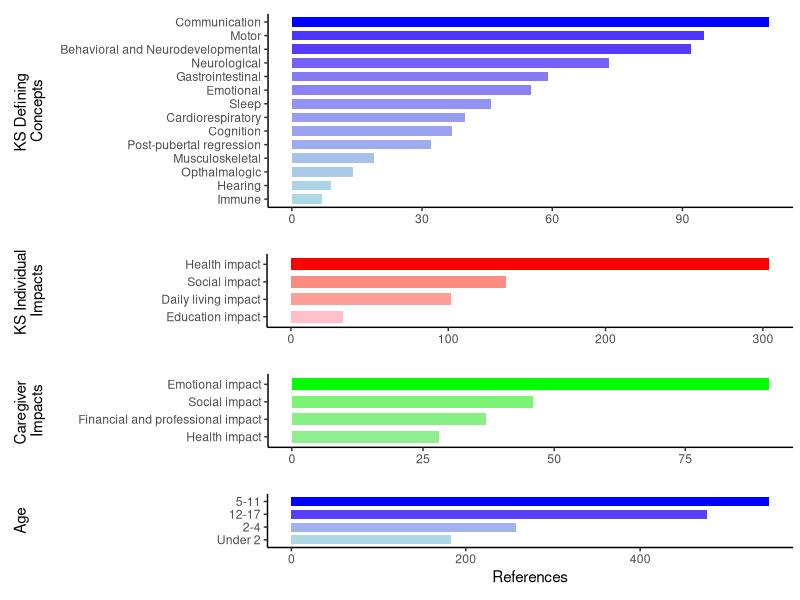
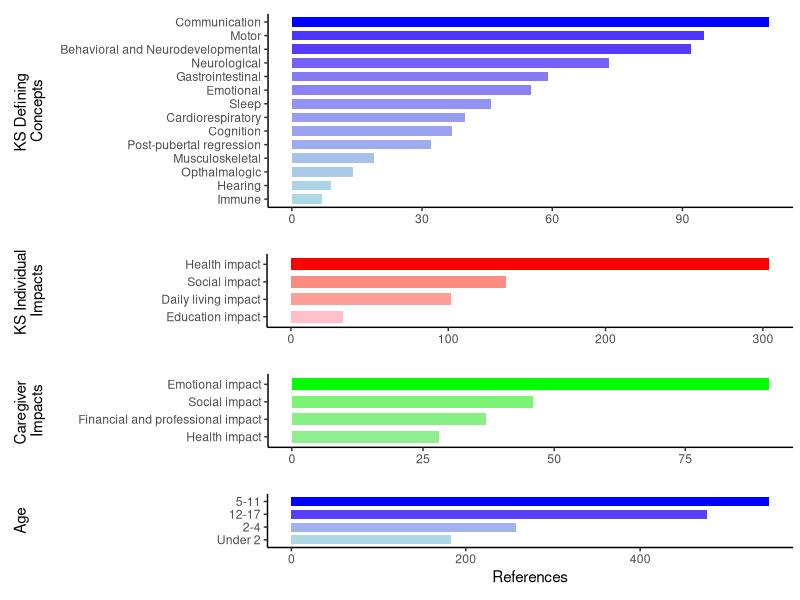
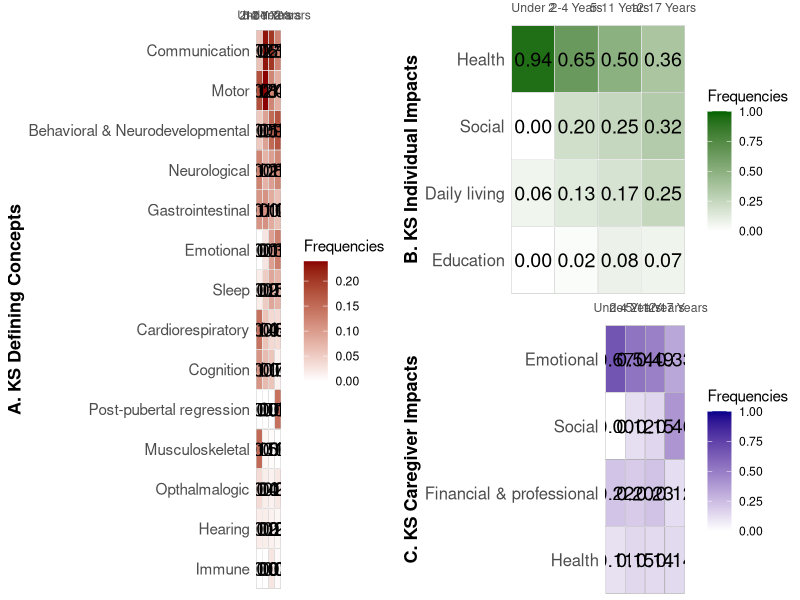
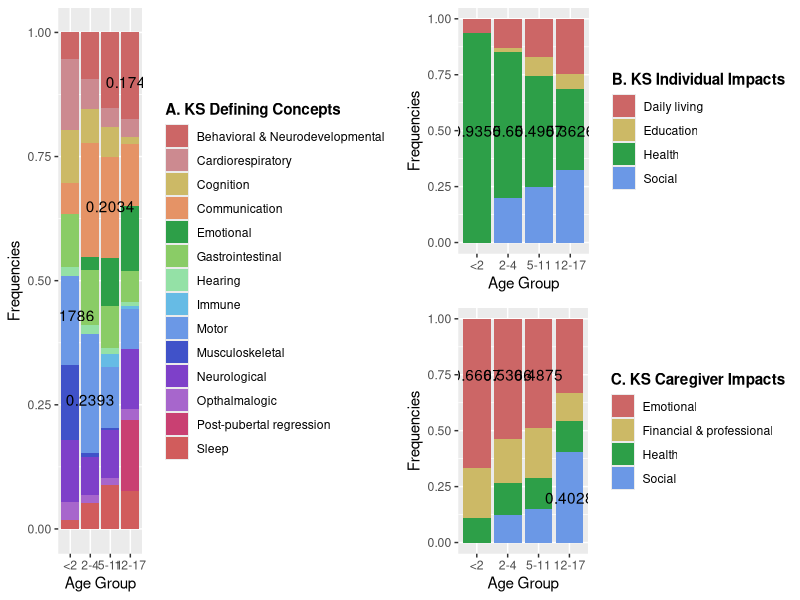

The R source for these figures, in order:
## ---- chunk 1
library(readxl)
library(dplyr)
library(ggplot2)
library(gridExtra)

# Data cleaning
KSdata <- read_excel("KS_data.xlsx", sheet = 1)

KSD <- KSdata[2:15, ]
KSD1 <- KSD |>
  select(c("...1", "Total references"))
colnames(KSD1) <- c("KDC", "total")

KSI <- KSdata[18:21, ]
KSI1 <- KSI |>
  select(c("...1", "Total references"))
colnames(KSI1) <- c("KII", "total")

CI <- KSdata[24:27, ]
CI1 <- CI |>
  select(c("...1", "Total references"))
colnames(CI1) <- c("CI", "total")

Age <- KSdata |>
  select(c(2:5))
Age <- colSums(Age, na.rm = TRUE)
Age <- as.data.frame(t(Age))
rownames(Age) <- 'total'
colnames(Age) <- c("Under 2", "2-4", "5-11", "12-17")

Age_transposed <- as.data.frame(t(Age))
Age1 <- data.frame(age = row.names(Age_transposed), total = unlist(Age_transposed, use.names = FALSE))
row.names(Age1) <- NULL

# Plot of the data
CI1$color_value <- CI1$total / sum(CI1$total)
p1 <- ggplot(CI1, aes(x = total, y = reorder(CI, total), fill = color_value)) +
  geom_bar(stat="identity", width = 0.7) +
  scale_fill_gradient(low="lightgreen", high="green") +
  theme_classic() +
  theme(legend.position = "none",
        plot.margin = margin(t = 10, r = 5, b = 10, l = 0, unit = "pt")) +
  labs(x = NULL, y = "Caregiver 
Impacts")
p1 <- p1 + theme(
  axis.title.y = element_text(margin = margin(t = 0, r = 23, b = 0, l = 10, unit = "pt"))
)

KSI1$color_value <- KSI1$total / sum(KSI1$total)
p2 <- ggplot(KSI1, aes(x = total, y = reorder(KII, total), fill = color_value)) +
  geom_bar(stat="identity", width = 0.7) +
  scale_fill_gradient(low="pink", high="red") +
  theme_classic() +
  theme(legend.position = "none",
        axis.title.y = element_text(),
        plot.margin = margin(t = 10, r = 5, b = 10, l = 0, unit = "pt")) +
  labs(x = NULL, y = "KS Individual 
Impacts")
p2 <- p2 + theme(
  axis.title.y = element_text(margin = margin(t = 0, r = 83, b = 0, l = 10, unit = "pt"))
)

KSD1$color_value <- KSD1$total / sum(KSD1$total)
p3 <- ggplot(KSD1, aes(x = total, y = reorder(KDC, total), fill = color_value)) +
  geom_bar(stat="identity", width = 0.7) +
  scale_fill_gradient(low="lightblue", high="blue") +
  theme_classic() +
  theme(legend.position = "none",
        axis.title.y = element_text(),
        plot.margin = margin(t = 10, r = 5, b = 10, l = 0, unit = "pt")) +
  labs(x = NULL, y = "KS Defining 
Concepts")
p3 <- p3 + theme(
  axis.title.y = element_text(margin = margin(t = 0, r = 10, b = 0, l = 10, unit = "pt"))
)

Age1$color_value <- Age1$total / sum(Age1$total)
p4 <- ggplot(Age1, aes(x = total, y = reorder(age, total), fill = color_value)) +
  geom_bar(stat="identity", width = 0.7) +
  scale_fill_gradient(low="lightblue", high="blue") +
  theme_classic() +
  theme(legend.position = "none",
        axis.title.y = element_text(),
        plot.margin = margin(t = 10, r = 5, b = 10, l = 0, unit = "pt")) +
  labs(x = NULL, y = "Age")
p4 <- p4 + theme(
  axis.title.y = element_text(margin = margin(t = 0, r = 135, b = 0, l = 10, unit = "pt"))
)

p4 <- p4 + 
  labs(x = "References")

p5 <- grid.arrange(p3, p2, p1, p4, ncol = 1, heights = c(2, 1, 1, 1))
## ---- chunk 2
grid.arrange(p5)
## ---- chunk 3
suppressPackageStartupMessages(library(ggplot2))
library(ggpubr)
suppressPackageStartupMessages(library(tidyverse))
suppressPackageStartupMessages(library(gridExtra))

#load in data
KS_data <- read.csv("KS_lifespan.csv")
KS_data$X <- str_replace(KS_data$X, " impact", "")
KS_data$X <- str_replace(KS_data$X, " and ", " & ")

#defining concepts subset data
concepts <- KS_data[2:15, -6]

#rename for ease
concepts <- rename(concepts, Symptoms = `X`)
concepts <- rename(concepts, `< 2` = `under.2.years.of.age..infancy...N.16.`,
                   `2-4` = `X2.4.years.of.age...early.childhood...N.15.`,
                   `5-11` = `X5.11.years.of.age..late.childhood...N.13.`,
                   `12-17` = `X12.17.years.of.age..adolescence.and.teenage.years...N.6.`)

#find sum of individual columns
conc_csums <- colSums(concepts[ , -1])

#divide cell values by column total for frequency
#put frequency values in new columns
concepts <- concepts |>
  mutate(
    `Under 2` = `< 2` / conc_csums[1],
    `2-4 Years` = `2-4` / conc_csums[2],
    `5-11 Years` = `5-11` / conc_csums[3],
    `12-17 Years` = `12-17` / conc_csums[4]
  )

#format for graphing
concepts_2 <- select(concepts, -`< 2`, -`2-4`, -`5-11`, -`12-17`)
concepts_2 <- pivot_longer(concepts_2, cols = c(`Under 2`, `2-4 Years`, `5-11 Years`, `12-17 Years`), names_to = "age", values_to = "Frequencies")

concepts_2$age <- factor(concepts_2$age, levels = c("Under 2", "2-4 Years", "5-11 Years", "12-17 Years"))

concepts_2$Symptoms <- factor(concepts_2$Symptoms, levels = c("Immune", "Hearing", 
                                                              "Opthalmalogic", "Musculoskeletal",
                                                              'Post-pubertal regression',
                                                              "Cognition", "Cardiorespiratory", 
                                                              "Sleep", "Emotional", "Gastrointestinal", 
                                                              "Neurological",
                                                              "Behavioral & Neurodevelopmental", 
                                                              "Motor", "Communication"))

#heatmap
heatmap_1 <- ggplot(concepts_2, aes(x=age, y=Symptoms, fill= Frequencies)) +
   geom_tile(color = "black") +  
   geom_tile(color = "white", fill = NA) +  
   geom_tile(color = "white", fill = NA) +  
   geom_text(aes(label = sprintf("%.2f", Frequencies)), color = "black", size = 5) +  # Add text labels
   scale_fill_gradient(low="white", high="darkred") + 
   labs(x = NULL, y = "A. KS Defining Concepts")+
   scale_x_discrete(expand = c(0, 0), position = 'top', labels = c("Under 2", limits = c(0, 1))) +
   theme_minimal() +  
   theme(panel.grid = element_blank())+
   theme(
    panel.grid = element_blank(),
    axis.text.y = element_text(size = 11),
    axis.title.y = element_text(face = "bold", size = 13)
  )


#individual impacts subset data
ind_impacts <- KS_data[18:21, -6]

ind_impacts <- rename(ind_impacts, Impacts = `X`)
ind_impacts <- rename(ind_impacts, `< 2` = `under.2.years.of.age..infancy...N.16.`,
                   `2-4` = `X2.4.years.of.age...early.childhood...N.15.`,
                   `5-11` = `X5.11.years.of.age..late.childhood...N.13.`,
                   `12-17` = `X12.17.years.of.age..adolescence.and.teenage.years...N.6.`)


#find sum of individual columns
ind_csums <- colSums(ind_impacts[ ,-1])

#divide cell values by column total for frequency
#put frequency values in new columns
ind_impacts <- ind_impacts |>
  mutate(
    `Under 2` = `< 2` / ind_csums[1],
    `2-4 Years` = `2-4` / ind_csums[2],
    `5-11 Years` = `5-11` / ind_csums[3],
    `12-17 Years` = `12-17` / ind_csums[4]
  )

#format for graphing
ind_impacts_2 <- select(ind_impacts, -`< 2`, -`2-4`, -`5-11`, -`12-17`)
ind_impacts_2 <- pivot_longer(ind_impacts_2, cols = c(`Under 2`, `2-4 Years`, `5-11 Years`, `12-17 Years`), names_to = "age", values_to = "Frequencies")

ind_impacts_2$age <- factor(ind_impacts_2$age, levels = c("Under 2", "2-4 Years", "5-11 Years", "12-17 Years"))

ind_impacts_2$Impacts <- factor(ind_impacts_2$Impacts, levels = c("Education",
                                                                  "Daily living",
                                                                  "Social",
                                                                  "Health"))

#heatmap
heatmap_2 <- ggplot(ind_impacts_2, aes(x=age, y=Impacts, fill= Frequencies)) +
   geom_tile(color = "black") +  
   geom_tile(color = "white", fill = NA) + 
   geom_tile(color = "white", fill = NA) +  
   geom_text(aes(label = sprintf("%.2f", Frequencies)), color = "black", size = 5) +  # Add text labels
   scale_fill_gradient(low = "white", high = "darkgreen", limit = c(0,1))+
   labs(x = NULL, y = "B. KS Individual Impacts")+
   scale_x_discrete(expand = c(0, 0),position = 'top') +
   theme_minimal() +  
   theme(panel.grid = element_blank())+
  theme(
    panel.grid = element_blank(),
    axis.title.y = element_text(face = "bold", size = 13),
    axis.text.y = element_text(size = 12),
    plot.margin = margin(t = 0, r = .1, b = 0, l = .1, unit = "cm")
  )


#caregiver impacts subset data
care_impacts <- KS_data[24:27, -6]

care_impacts <- rename(care_impacts, Impacts = `X`)
care_impacts <- rename(care_impacts, `< 2` = `under.2.years.of.age..infancy...N.16.`,
                   `2-4` = `X2.4.years.of.age...early.childhood...N.15.`,
                   `5-11` = `X5.11.years.of.age..late.childhood...N.13.`,
                   `12-17` = `X12.17.years.of.age..adolescence.and.teenage.years...N.6.`)

#find sum of individual columns
care_csums <- colSums(care_impacts[ ,-1])

#divide cell values by column total for frequency
#put frequency values in new columns
care_impacts <- care_impacts |>
  mutate(
    `Under 2` = `< 2` / care_csums[1],
    `2-4 Years` = `2-4` / care_csums[2],
    `5-11 Years` = `5-11` / care_csums[3],
    `12-17 Years` = `12-17` / care_csums[4]
  )

#format for graphing
care_impacts_2 <- select(care_impacts, -`< 2`, -`2-4`, -`5-11`, -`12-17`)
care_impacts_2 <- pivot_longer(care_impacts_2, cols = c(`Under 2`, `2-4 Years`, `5-11 Years`, `12-17 Years`), names_to = "age", values_to = "Frequencies")

care_impacts_2$age <- factor(care_impacts_2$age, levels = c("Under 2", "2-4 Years", "5-11 Years", "12-17 Years"))

care_impacts_2$Impacts <- factor(care_impacts_2$Impacts, levels = c("Health",
                                                                  'Financial & professional',
                                                                  "Social",
                                                                  "Emotional"))


#heatmap (looks a little childish. Want to look more sophisticated. Perhaps interactive)
heatmap_3 <- ggplot(care_impacts_2, aes(x=age, y=Impacts, fill= Frequencies)) +
   geom_tile(color = "black") +  
   geom_tile(color = "white", fill = NA) +  
   geom_text(aes(label = sprintf("%.2f", Frequencies)), color = "black", size = 5) +  #add numbers on heatmap
   scale_fill_gradient(low="white", high="darkblue", limits = c(0,1)) + 
   labs(x = NULL, y = "C. KS Caregiver Impacts")+
   scale_x_discrete(expand = c(0, 0),position = 'top') +
   theme_minimal() +  
   theme(panel.grid = element_blank())+
   theme(
    panel.grid = element_blank(),
    axis.title.y = element_text(face = "bold", size = 13),
    axis.text.y = element_text(size = 12),
    plot.margin = margin(t = 0, r = .1, b = 0, l = .1, unit = "cm")
   )
     #
## ---- chunk 4
#plots in same place
grid.arrange(heatmap_1, arrangeGrob(heatmap_2, heatmap_3), ncol=2)
## ---- chunk 5
#load data
lifespan <- read.csv("KS_lifespan.csv")
lifespan$X <- str_replace(lifespan$X, " impact", "")
lifespan$X <- str_replace(lifespan$X, "and", "&")
#data set for references to symptoms
symptoms <- lifespan[2:15,-6]
colnames(symptoms) <- c("symptom", "1", "2", "3", "4")
symptoms <- symptoms %>% pivot_longer(names_to = "age", values_to = "value", cols = 2:5)
#data set for references to individual impacts
ind_impacts <- lifespan[18:21,-6]
colnames(ind_impacts) <- c("impact", "1", "2", "3", "4")
ind_impacts <- ind_impacts %>% pivot_longer(names_to = "age", values_to = "value", cols = 2:5)
#data set for references to caregiver impacts
care_impacts <- lifespan[24:27,-6]
colnames(care_impacts) <- c("impact", "1", "2", "3", "4")
care_impacts <- care_impacts %>% pivot_longer(names_to = "age", values_to = "value", cols = 2:5)
## ---- chunk 6
#frequencies
symptoms_freq <- symptoms %>% group_by(age) %>% 
  mutate(sum = sum(value), freq = value/sum)

#stacked barplots for KS Defining Concepts
plot1 <- ggplot(symptoms, aes(fill=symptom, y=value, x=age)) + 
  geom_bar(position="fill", stat="identity") +
  labs(x = "Age Group", y = "Frequencies") + 
  theme_grey() +
  scale_fill_manual(name = "A. KS Defining Concepts",
                    values = c("#cc6666", "#cc8a90", "#ccb966", "#e59366", "#2d9f48", "#8acc66", "#94e1a6", "#66bbe5", "#6b98e6", "#4052c9", "#7e40c9", "#a766cc", "#c94072", "#d15c5c"))+
  scale_x_discrete(labels=c("<2","2-4","5-11", "12-17")) +
  theme(legend.title = element_text(face = "bold")) +
  annotate("text", x = 1, y = 0.43, label = 0.1786) +
  annotate("text", x = 2, y = 0.26, label = 0.2393) +
  annotate("text", x = 3, y = 0.65, label = 0.2034) +
  annotate("text", x = 4, y = 0.90, label = 0.1749)
## ---- chunk 7
#frequencies
ind_freq <- ind_impacts %>% group_by(age) %>% 
  mutate(sum = sum(value), freq = value/sum)

#stacked barplots for KS individual impacts
plot2 <- ggplot(ind_impacts, aes(fill=impact, y=value, x=age)) + 
  geom_bar(position="fill", stat="identity") +
  labs(x = "Age Group", y = "Frequencies") + 
  theme_grey() +
  scale_fill_manual(name = "B. KS Individual Impacts",
                    values = c("#cc6666", "#ccb966","#2d9f48", "#6b98e6"))+
  scale_x_discrete(labels=c("<2","2-4","5-11", "12-17")) +
  theme(legend.title = element_text(face = "bold")) +
  annotate("text", x = 1, y = 0.5, label = 0.9355) +
  annotate("text", x = 2, y = 0.5, label = 0.65) +
  annotate("text", x = 3, y = 0.5, label = 0.4957) +
  annotate("text", x = 4, y = 0.5, label = 0.3626)
## ---- chunk 8
#frequencies
care_freq <- care_impacts %>% group_by(age) %>% 
  mutate(sum = sum(value), freq = value/sum)

#stacked barplots for KS caregiver impacts
plot3 <- ggplot(care_impacts, aes(fill=impact, y=value, x=age)) + 
  geom_bar(position="fill", stat="identity") +
  labs(x = "Age Group", y = "Frequencies") + 
  theme_grey() +
  scale_fill_manual(name = "C. KS Caregiver Impacts",
                    values = c("#cc6666", "#ccb966","#2d9f48", "#6b98e6"))+
  scale_x_discrete(labels=c("<2","2-4","5-11", "12-17")) +
  theme(legend.title = element_text(face = "bold")) +
  annotate("text", x = 1, y = 0.75, label = 0.6667) +
  annotate("text", x = 2, y = 0.75, label = 0.5366) +
  annotate("text", x = 3, y = 0.75, label = 0.4875) +
  annotate("text", x = 4, y = 0.2, label = 0.4028)
## ---- chunk 9
grid.arrange(plot1, arrangeGrob(plot2, plot3), ncol = 2)
